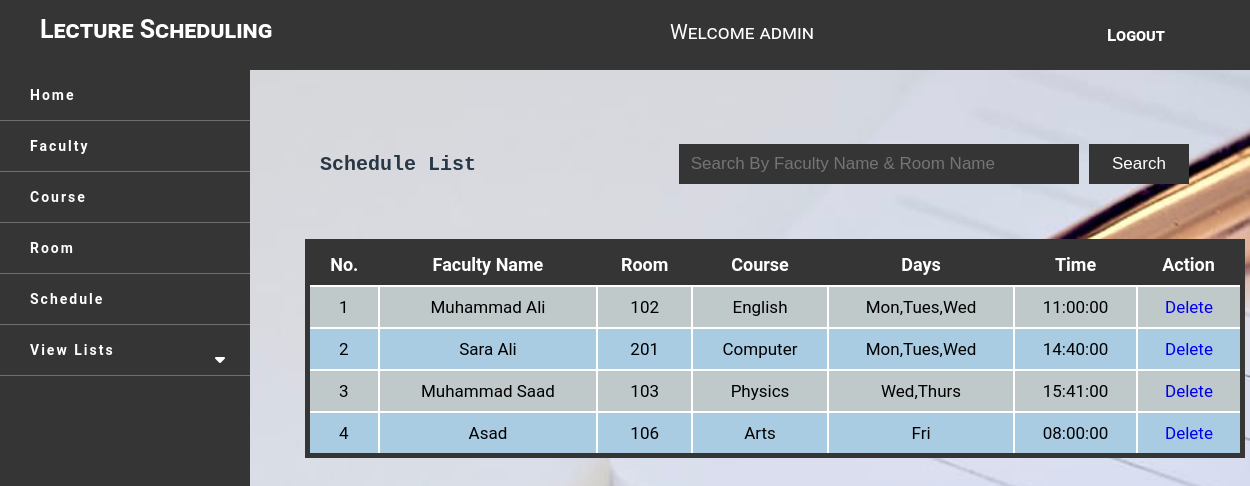
Screenshot of /admin/schedule.php (signed in) with the database file from the repository.
### tables this page shows
CREATE TABLE `schedule` (
  `s_id` int(11) NOT NULL,
  `f_id` int(11) NOT NULL,
  `c_id` int(11) NOT NULL,
  `r_id` int(11) NOT NULL,
  `days` varchar(255) NOT NULL,
  `starttime` time NOT NULL,
  `endtime` time NOT NULL
);

CREATE TABLE `faculty` (
  `f_id` int(11) NOT NULL,
  `f_name` varchar(255) NOT NULL,
  `f_email` varchar(255) NOT NULL,
  `f_designation` varchar(255) NOT NULL,
  `f_password` varchar(255) NOT NULL
);

CREATE TABLE `room` (
  `r_id` int(11) NOT NULL,
  `r_name` varchar(255) NOT NULL
);

CREATE TABLE `course` (
  `c_id` int(11) NOT NULL,
  `c_name` varchar(255) NOT NULL,
  `c_description` varchar(3000) NOT NULL,
  `c_pic` varchar(255) NOT NULL,
  `c_code` varchar(255) NOT NULL
);

### admin/schedule.php (the view, shortened to what this page needs)
<?php
include 'include/navbar.php';
$sr = 1;
if (isset($_POST['search'])) {
    $searchKey = $_POST['search'];
    $show_op =  "SELECT * FROM `schedule` inner join faculty on schedule.f_id = faculty.f_id inner join room on schedule.r_id = room.r_id inner join course on schedule.r_id = course.c_id  WHERE faculty.f_name LIKE '%$searchKey%' or  room.r_name LIKE '%$searchKey%'";
} else {
    $show_op = "SELECT * FROM `schedule` inner join faculty on schedule.f_id = faculty.f_id inner join room on schedule.r_id = room.r_id inner join course on schedule.c_id = course.c_id ";
    $searchKey = "";
}
$result = mysqli_query($con, $show_op); ?>
<div class="form_list">
    <table class="view_list">
        <tr>
            <td>
                <h2>Schedule List</h2>
            </td>
            <td>
                <form action="" method="post">
                    <input type="text" name="search" size="50" height="20" placeholder="Search By Faculty Name & Room Name" autocomplete="off" class="search"value="<?php echo $searchKey ?>">
                    <input type="button" name="search" value="Search" class="se_button">
                </form>
            </td>
        </tr>
    </table>
<div class="view" style="margin-top: -0px; width:100%;">
    <table class="display">
        <tr>
            <th>No.</th>
            <th>Faculty Name</th>
            <th>Room</th>
            <th>Course</th>
            <th>Days</th>
            <th>Time</th>
            <th>Action</th>
        </tr>
        <?php
        $total  = mysqli_num_rows($result);
        if ($total > 0) {
            while ($res = mysqli_fetch_array($result)) {
        ?>
                <tr>
                    <td><?php echo $sr; ?></td>
                    <td style="text-transform: capitalize;"><?php echo $res['f_name'] ?></td>
                    <td><?php echo $res['r_name'] ?></td>
                    <td style="text-transform: capitalize;"><?php echo $res['c_name'] ?></td>
                    <td style="text-transform: capitalize;"><?php echo $res['days'] ?></td>
                    <td><?php echo $res['starttime'] ?></td>
                    <td><a href="deleteschedule.php?s_id=<?php echo $res['s_id']; ?>""> Delete
                    </td>
        <?php
                $sr++;
            }
        } else {
            echo "<tr><td colspan=\"8\" style=\"font-weight:bold; height: 50px; color:red; text-align:center;font-size:24px;\"> No Faculty Add Yet</td></tr>";
        }
        ?>
    </table>
</div></div>
</div>

### admin/include/navbar.php (shortened to what this page needs)
<?php
include '../include/config.php';
$userprofile = $_SESSION['a_name'];
$pro = "SELECT * FROM `admin` WHERE `a_name` = '$userprofile'";
$sql = mysqli_query($con, $pro);
$result = mysqli_fetch_assoc($sql);
$a_name = $result['a_name'];
?>
<!DOCTYPE html>
<html>
<head>
    <link href="../fonts/css/all.css" rel="stylesheet" type="text/css" media="all" />
    <link rel="stylesheet" type="text/css" href="../css/style.css">
</head>
<body style="  background: url('../img/bg.jpg') fixed center;
    background-size: cover;">
    <nav class="stick">
    <h1>Lecture Scheduling</h1>
    <div class="navmid">
        Welcome <?php echo $a_name; ?>
    </div>
        <div class="std_detail">
           <ul>
               <li><a href="../include/logout.php">Logout</a></li>
           </ul>
        </div>
    </nav>
    <div class="sidebar">
        <ul>
            <li><a href="index.php">Home</a></li>
            <li><a href="addfaculty.php">Faculty</a></li>
            <li><a href="addcourse.php" class="pro_btn">Course</a>
            <li><a href="addroom.php" class="pro_btn">Room</a>
            <li><a href="schedule.php" class="pro_btn">Schedule</a>
            <li><a href="#" class="pro_btn">View Lists</a>
                <span class="fas fa-caret-down second"></span>
            </li>
        </ul>
    </div>
    <div class="main">
    <body>

### css/style.css (style rules this page uses)
* { padding: 0; margin: 0; font-size: 17px; box-sizing: border-box; opacity: 1; }
body { font-family: "Roboto", sans-serif; }
nav { background: rgb(54, 53, 53); color: white; position: fixed; top: 0; left: 0; width: 100%; height: 70px; opacity: 0.8; font-variant: small-caps; z-index: 1; }
.stick { background: rgb(54, 53, 53); opacity: 1; }
nav h1 { position: absolute; top: 15px; left: 40px; font-size: 25px; }
nav .std_detail { float: right; position: absolute; top: 10px; right: 60px; font-size: 20px; color: white; }
nav .std_detail ul li a { color: white; padding: 10px; text-decoration: none; font-weight: 600; }
.display { margin-left: auto; margin-right: auto; color: white; border-collapse: collapse; font-size: 16px; padding: 5px; width: 90%; text-align: -webkit-center; }
.form_list { top: 18%; left: 20%; position: absolute; }
.view_list { width: 900px; margin-left: 50px; color: #273746; font-weight: 600; font-family: "Courier New", Courier, monospace; }
.view_list h2 { margin-left: 20px; font-size: 20px; font-weight: bold; }
.search { background: rgb(54, 53, 53); width: 400px; height: 40px; padding: 10px; color: white; border: 2px solid rgb(54, 53, 53); margin-left: 200px; text-transform: capitalize; }
.se_button { width: 100px; color: white; background: rgb(54, 53, 53); border: none; height: 40px; cursor: pointer; }
.sidebar { margin-top: 70px; position: fixed; width: 250px; height: 100%; background: rgb(54, 53, 53); padding-bottom: 100px; }
.sidebar ul li a { position: relative; display: flex; color: white; font-weight: bold; text-align: center; padding-left: 80px; text-decoration: none; line-height: 50px; letter-spacing: 2px; font-size: 14px; border-bottom: 1px solid rgb(247, 243, 243, 0.3); }
.sidebar ul li { position: relative; margin-left: -50px; }
.fa-caret-down { position: absolute; top: 50%; right: 20px; color: white; transform: translate(-50%); }
.std_detail ul { display: flex; margin: 15px; }
.std_detail li { list-style: none; margin-left: 70px; }
.main { margin-left: 250px; }
.view { width: 90%; margin: auto; padding: 15px 5px; margin-left: 50px; }
.view table { margin: 40px auto; width: 100%; border: 5px solid rgb(54, 53, 53); }
.view table tr > th { background: rgb(54, 53, 53); padding: 10px; color: white; text-align: center; font-size: 18px; }
.view table tr > td { padding: 10px; text-align: center; color: black; border: 2px solid white; }
.view tr:nth-child(even) { background: #bfc9ca; }
.view tr:nth-child(odd) { background: #a9cce3; border: 2px solid white; }
table { margin-left: auto; margin-right: auto; color: white; border-collapse: collapse; font-size: 16px; padding: 5px; width: 90%; text-align: -webkit-center; padding: 10px; }
table input { width: 300px; height: 30px; padding: 5px; }
span { color: white; font-size: 16px; text-align: center; margin-left: 110px; }
.navmid { position: relative; top: 20px; left: 670px; font-size: 20px; }

### admin/schedule.php (style rules this page uses)
td a { text-decoration: none; }

### rows the page displays
schedule: f.f_name "Muhammad Ali", r.r_name "102", c.c_name "English", days "Mon,tues,wed", starttime "11:00:00"
schedule: f.f_name "Sara Ali", r.r_name "201", c.c_name "Computer", days "Mon,tues,wed", starttime "14:40:00"
schedule: f.f_name "Muhammad Saad", r.r_name "103", c.c_name "Physics", days "Wed,thurs", starttime "15:41:00"
schedule: f.f_name "Asad", r.r_name "106", c.c_name "Arts", days "Fri", starttime "08:00:00"

### other values shown
$a_name "admin"
